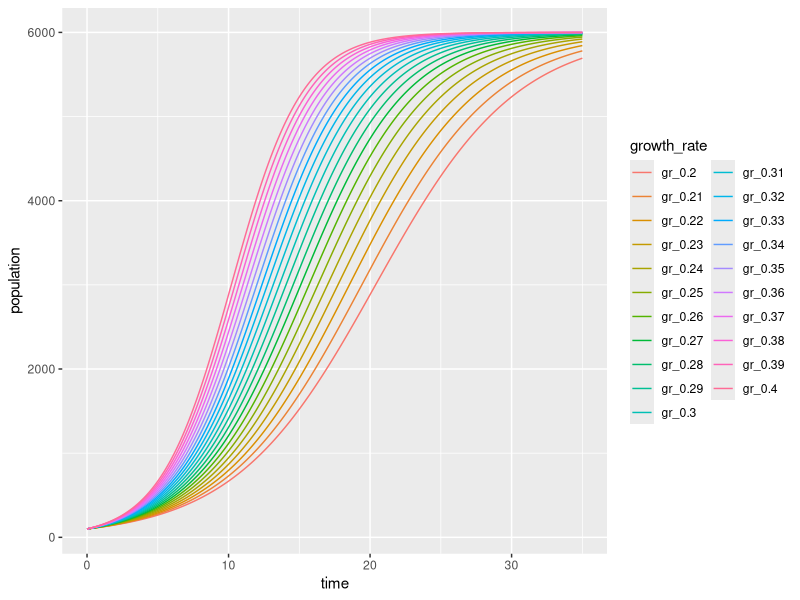

The R source for this figure:
## ---- chunk 1
knitr::opts_chunk$set(echo = TRUE)
library(tidyverse)
library(palmerpenguins)
## ---- chunk 2
quarter_splits <- c(1.0, 1.1, 1.2, 1.1, 1.4, 1.5, 1.6, 1.4)

sum_quarter_splits <- vector(mode = "numeric")

for (i in seq_along(quarter_splits)-1) {
  sum <- quarter_splits[i] + quarter_splits[i+1]
  sum_quarter_splits[i] <- sum
}

sum_quarter_splits



## ---- chunk 3
birddog_sum <- function(bird, dog) {
  
  if(bird > 50) {
    stop("Birds can't be greater than 50")
  }
  
if (bird < 10) {
  message("cool little bird")
}
  
  if (dog < 0) {
    warning("can a dog be less than 0 pounds?")
  }
  
  add_birddog <- bird + dog
  return(add_birddog)
}


bird100_dog5 <- birddog_sum(bird = 6, dog = -1)

bird100_dog5

## ---- chunk 4
say_hello <- function(friend, weekday) {
  print(paste("hello,", friend, "have a great", weekday))
}

say_hello("Teddy", "Thursday")


## ---- chunk 5
find_multiple <- function(a, b) {
  my_multiplication <- a * b 
  return(my_multiplication)
}

find_multiple(10, 6)

find_multiple(10, 6) + 12


## ---- chunk 6
animal_age <- function(animal, age) {
  
  #if (animal != "dog" & animal != "goat") {
    #stop("animal must be dog or goat")
  #}
  
  if (!animal %in% c("dog", "goat")) {
    stop("animal must be a dog or a goat")
  }
  if (animal == "dog") {
    creature_age <- age * 7
  }
  else if (animal == "goat") {
    creature_age <- age * 4.7
  }
  return(creature_age)
  
}


#animal_age(animal = "sheep", age = 13)



## ---- chunk 7
adelie_gentoo <- penguins %>% 
  filter(species %in% c("Adelie", "Gentoo"))
## ---- chunk 8
adelie_gentoo_wrong <- penguins %>% 
  filter(species == c("Adelie", "Gentoo"))
## ---- chunk 9
adelie_gentoo_other <- penguins %>% 
  filter(species != "Chinstrap")

## ---- chunk 10
df_means <- function(df) {
  for (i in 1:ncol(df)) {
    col_mean <- mean(df[[i]], na.rm = TRUE)
    column_name <- colnames(df[i])
    print(paste("Mean of", column_name, ":", col_mean))
  }
}

df_means(df = penguins)

## ---- chunk 11
# make a subset of only structureal size variables from the penguins dataset for Chinstrap

adelie_sizes <- penguins %>% 
  filter(species == "Chinstrap") %>% 
  select(bill_length_mm, bill_depth_mm, flipper_length_mm, body_mass_g)

df_means(df = adelie_sizes)


## ---- chunk 12
lunchtime <- function(tacos, price_per) {
  if (is.numeric(tacos) == FALSE) {
    stop("You must input a number of tacos")
  }
  tot_price <- tacos * price_per
  return(tot_price)
}


lunchtime(tacos = 5, price_per = 2.50)




## ---- chunk 13
# calculate gw transport rate

gw_rate <- function(site) {
  
  gw_slope_depth <- data.frame(site_name = c("mountain", "prarie", "desert", "beach"),
                               depth = c(32, 42, 63, 2), slope = c(11.2, 0.4, 0.8, 2.6))
  site_select <- dplyr::filter(gw_slope_depth, site_name == site)
  
  transport_rate <- 1.4 * site_select$slope + 3.6 * site_select$depth
  
  return(transport_rate)
  
}

gw_rate("mountain")
## ---- chunk 14
gw_rate_switch <- function(site) {
  gw_slope_depth <- switch(site, 
                           "mountain" = c(32, 11.2),
                           "prarie" = c(41, 0.4),
                           "desert" = c(63, 0.8),
                           "beach" = c(2, 2.6))
  transport_rate <- 1.4 * gw_slope_depth[2] + 3.6 * gw_slope_depth[1]
  
  return(transport_rate)
  
  
  
}

gw_rate_switch("mountain")
## ---- chunk 15
logistic_growth <- function(K, N0, r, time) {
 Nt <-  K / (1 + ((K - N0) / N0) * exp(-r * time))
 print(Nt)
}

logistic_growth(K = 5000, N0 = 200, r = 0.43, time = 6)


time_vec <- seq(from = 0, to = 35, by = 0.1)
bacterial_growth <- logistic_growth(K = 5000, N0 = 200, r = 0.43, time = time_vec)

bacterial_df <- data.frame(time_vec, bacterial_growth)

## ---- chunk 16
r_seq <- seq(from = 0.20, to = 0.40, by = 0.01)
time_vec <- seq(from = 0, to = 35, by = 0.1)


out_matrix <- matrix(nrow = length(time_vec), ncol = length(r_seq))

# N0 = 100, K = 6000

for (i in seq_along(r_seq)) {
  for(j in seq_along(time_vec)) {
    pop <- logistic_growth(K = 6000, N0 = 100, r = r_seq[i], time = time_vec[j])
    out_matrix[j, i] <- pop
  }
}


# wrangling

out_df <- data.frame(time = time_vec, out_matrix)

#update column names

colnames(out_df) <- c("time", paste0("gr_", r_seq))


# make a long form (tidy version) of this data

out_df_long <- out_df %>%  
  pivot_longer(-time, names_to = "growth_rate", values_to = "population")

# population over time with color depending on the growth rate
population_graph <- ggplot(out_df_long, aes(x = time, y = population)) +
                             geom_line(aes(color = growth_rate))
population_graph




